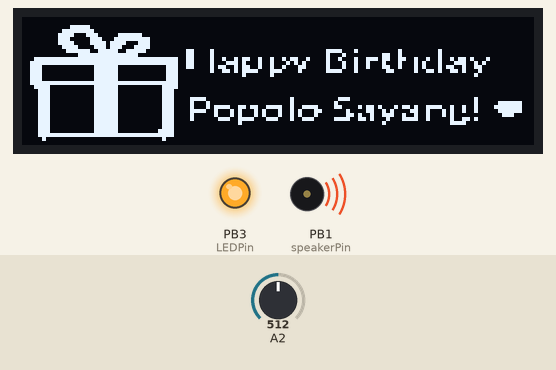
Simulated run of this sketch. Board: ATtiny85, built with avr-gcc and run on an emulated ATtiny85. Parts: 128×32 one-colour display, output pins drawn as LEDs (lit = HIGH), buzzer (waves = sounding). The inputs (shaded band) are chosen by the test bench; at power-on: A2 = 512.

Above: at 1.7 s.
At 11.4 s:
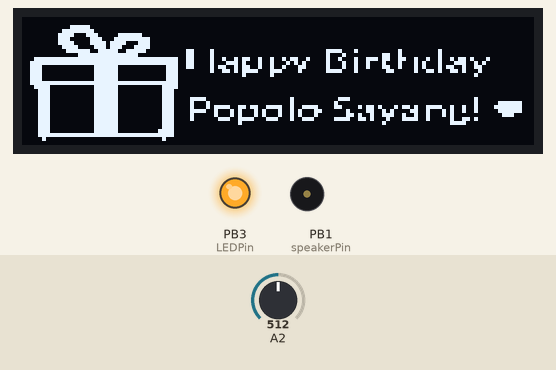
11.5 s: A2 set to 311
13.0 s: A2 set to 282
At 14.4 s:
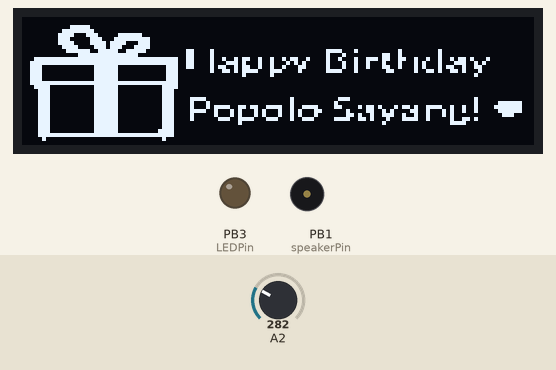
Timing chart, 0 to 16.0 s (numbered marks = the images above; inputs shaded):
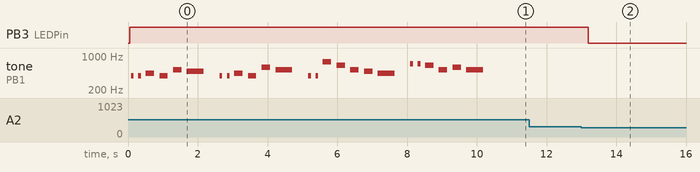

The sketch:

hbd_card.ino
```cpp
#include <TinyWireM.h>
#include <Tiny4kOLED.h>
#include "hbd1.h"

int micPin = 4;
int LEDPin = 3;

int speakerPin = 1;
int length = 28;
char notes[] = "GGAGcB GGAGdc GGxecBA yyecdc";
int beats[] = { 2, 2, 8, 8, 8, 16, 1, 2, 2, 8, 8, 8, 16, 1, 2, 2, 8, 8, 8, 8, 16, 1, 2, 2, 8, 8, 8, 16 };
int tempo = 150;

void playTone(int tone, int duration) {
  for (long i = 0; i < duration * 1000L; i += tone * 2) {
    digitalWrite(speakerPin, HIGH);
    delayMicroseconds(tone);
    digitalWrite(speakerPin, LOW);
    delayMicroseconds(tone);
  }
}

void playNote(char note, int duration) {
  char names[] = {'C', 'D', 'E', 'F', 'G', 'A', 'B', 'c', 'd', 'e', 'f', 'g', 'a', 'b', 'x', 'y'};
  int tones[] = { 1915, 1700, 1519, 1432, 1275, 1136, 1014, 956,  834,  765,  593,  468,  346,  224, 655 , 715};
  int SPEE = 5;
  for (int i = 0; i < 17; i++) {
    if (names[i] == note) {
      int newduration = duration / SPEE;
      playTone(tones[i], newduration);
    }
  }
}

void playSong() {
  for (int i = 0; i < length; i++) {
    if (notes[i] == ' ') {
      delay(beats[i] * tempo);
    } else {
      playNote(notes[i], beats[i] * tempo);
    }
    delay(tempo);
  }
}

void setup() {
  pinMode(LEDPin, OUTPUT);
  pinMode(micPin, INPUT);
  pinMode(speakerPin, OUTPUT);
  oled.begin();
  //oled.setRotation(0);
  oled.clear();
  oled.bitmap(0, 0, 128, 4, hbd1);
  oled.on();
  digitalWrite(LEDPin, HIGH);
  playSong();
}

void loop() {
  int micVal = analogRead(A2);
  delay(100);
  if (micVal < 300){
    digitalWrite(LEDPin, LOW);
  }
}
```

Source omitted: hbd1.h (data table, 3250 bytes)

Measured:
- the behaviour switches between 300 and 299 on A2 (found by bisection; images 1 and 2)
- after the input at 11.5 s, every drawn part: stays the same
- after the input at 13.0 s, PB3 (LEDPin): HIGH → LOW after 0.20 s
